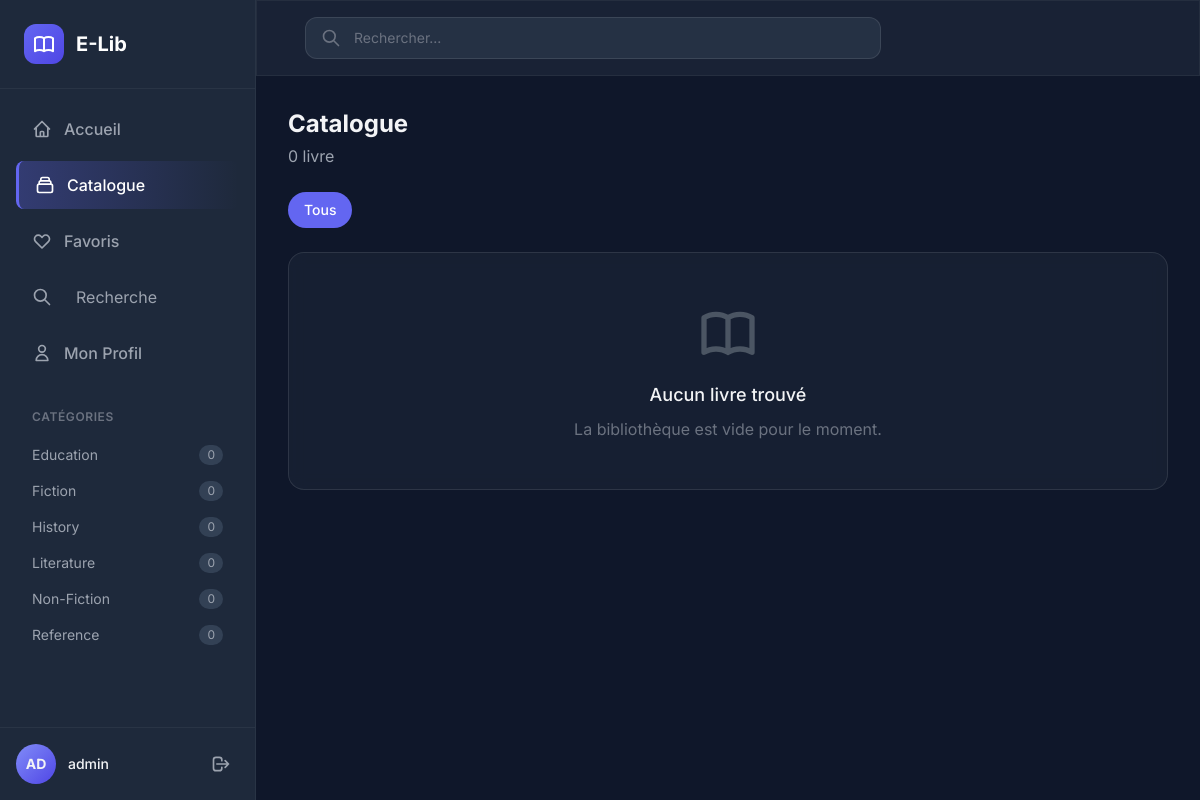
The page /user/catalog.php (signed in) on the database its author committed.
### tables this page shows
CREATE TABLE categories (
    id INT PRIMARY KEY AUTO_INCREMENT,
    name VARCHAR(100) UNIQUE NOT NULL,
    description TEXT,
    created_at TIMESTAMP DEFAULT CURRENT_TIMESTAMP,
    INDEX idx_name (name)
);

### config/database.php (called while the page is built, shortened)
<?php
class DatabaseManager {
    private static $instance = null;
    private $connection;
    public static function getInstance(): DatabaseManager {
        if (self::$instance === null) {
            self::$instance = new self();
        }
        return self::$instance;
    }
    private function connect(): void {
        $dsn = "mysql:host=" . self::DB_HOST . ";dbname=" . self::DB_NAME . ";charset=" . self::DB_CHARSET;
        $options = [
            PDO::ATTR_ERRMODE => PDO::ERRMODE_EXCEPTION,
            PDO::ATTR_DEFAULT_FETCH_MODE => PDO::FETCH_ASSOC,
            PDO::ATTR_EMULATE_PREPARES => false
        ];
        if (defined('PDO::MYSQL_ATTR_INIT_COMMAND')) {
            $options[PDO::MYSQL_ATTR_INIT_COMMAND] = "SET NAMES utf8mb4 COLLATE utf8mb4_unicode_ci";
        }
        try {
            $this->connection = new PDO($dsn, self::DB_USER, self::DB_PASS, $options);
        } catch (PDOException $e) {
            throw new Exception("Database connection failed: " . $e->getMessage());
        }
    }
    public function executeQuery(string $sql, array $params = []): PDOStatement {
        $stmt = $this->connection->prepare($sql);
        $stmt->execute($params);
        return $stmt;
    }
    public function fetchAll(string $sql, array $params = []): array {
        $stmt = $this->executeQuery($sql, $params);
        return $stmt->fetchAll();
    }
    public function fetchOne(string $sql, array $params = []): ?array {
        $stmt = $this->executeQuery($sql, $params);
        $result = $stmt->fetch();
        return $result ?: null;
    }
}

### includes/category_manager.php (called while the page is built, shortened)
<?php
require_once __DIR__ . '/../config/database.php';
require_once __DIR__ . '/functions.php';
class CategoryManager {
    private DatabaseManager $db;
    public function __construct() {
        $this->db = DatabaseManager::getInstance();
    }
    public function getAllCategoriesWithCounts(): array {
        try {
            $sql = "SELECT c.*, COUNT(b.id) as book_count
                    FROM categories c
                    LEFT JOIN books b ON c.id = b.category_id
                    GROUP BY c.id
                    ORDER BY c.name ASC";
            return $this->db->fetchAll($sql);
        } catch (Exception $e) {
            error_log("CategoryManager::getAllCategoriesWithCounts error: " . $e->getMessage());
            return [];
        }
    }
}

### includes/functions.php (called while the page is built, shortened)
<?php
function escape_html(string $string): string {
    return htmlspecialchars($string, ENT_QUOTES | ENT_HTML5, 'UTF-8');
}

### includes/file_manager.php (called while the page is built, shortened)
<?php
require_once __DIR__ . '/functions.php';
class FileManager {
    public function __construct(?string $booksDir = null, ?string $coversDir = null) {
        $baseDir = dirname(__DIR__);
        $this->booksDir = $booksDir ?? $baseDir . '/uploads/books';
        $this->coversDir = $coversDir ?? $baseDir . '/uploads/covers';
    }
}

### includes/book_manager.php (called while the page is built, shortened)
<?php
require_once __DIR__ . '/../config/database.php';
require_once __DIR__ . '/functions.php';
require_once __DIR__ . '/file_manager.php';
class BookManager {
    private DatabaseManager $db;
    public function __construct() {
        $this->db = DatabaseManager::getInstance();
    }
    public function getTotalBookCount(): int {
        try {
            $result = $this->db->fetchOne("SELECT COUNT(*) as count FROM books");
            return (int)($result['count'] ?? 0);
        } catch (Exception $e) {
            error_log("BookManager::getTotalBookCount error: " . $e->getMessage());
            return 0;
        }
    }
}

### user/catalog.php (the view, shortened to what this page needs)
<?php
require_once '../config/database.php';
require_once '../includes/functions.php';
require_once '../includes/auth.php';
require_once '../includes/book_manager.php';
require_once '../includes/category_manager.php';
$bookManager = new BookManager();
$categoryManager = new CategoryManager();
$categoryFilter = (int)($_GET['category'] ?? 0);
$page = max(1, (int)($_GET['page'] ?? 1));
$perPage = 12;
$offset = ($page - 1) * $perPage;
$categories = $categoryManager->getAllCategoriesWithCounts();
if ($categoryFilter > 0) {
    $books = $bookManager->getBooksByCategory($categoryFilter);
    $totalBooks = count($books);
    $books = array_slice($books, $offset, $perPage);
    $currentCategory = $categoryManager->getCategoryById($categoryFilter);
} else {
    $books = $bookManager->getAllBooks($perPage, $offset);
    $totalBooks = $bookManager->getTotalBookCount();
    $currentCategory = null;
}
?>
<!DOCTYPE html>
<html lang="fr" class="dark">
<head>
    <script src="https://cdn.tailwindcss.com"></script>
</head>
<body class="bg-dark-900 text-gray-100 min-h-screen">
    <aside id="sidebar" class="fixed left-0 top-0 h-full w-64 bg-dark-800 border-r border-white/5 z-50 transform -translate-x-full lg:translate-x-0 transition-transform duration-300">
        <div class="p-6 border-b border-white/5">
            <div class="flex items-center gap-3">
                <div class="w-10 h-10 rounded-xl bg-gradient-to-br from-accent-500 to-accent-600 flex items-center justify-center">
                </div>
                <span class="text-xl font-bold text-white">E-Lib</span>
            </div>
        </div>
        <nav class="p-4 space-y-2">
            <a href="dashboard.php" class="sidebar-link flex items-center gap-3 px-4 py-3 rounded-lg text-gray-400 hover:text-white transition-all duration-300">
                <svg class="w-5 h-5" fill="none" stroke="currentColor" viewBox="0 0 24 24"><path stroke-linecap="round" stroke-linejoin="round" stroke-width="2" d="M3 12l2-2m0 0l7-7 7 7M5 10v10a1 1 0 001 1h3m10-11l2 2m-2-2v10a1 1 0 01-1 1h-3m-6 0a1 1 0 001-1v-4a1 1 0 011-1h2a1 1 0 011 1v4a1 1 0 001 1m-6 0h6"/></svg>
                <span class="font-medium">Accueil</span>
            </a>
            <a href="catalog.php" class="sidebar-link active flex items-center gap-3 px-4 py-3 rounded-lg text-white transition-all duration-300">
                <svg class="w-5 h-5" fill="none" stroke="currentColor" viewBox="0 0 24 24"><path stroke-linecap="round" stroke-linejoin="round" stroke-width="2" d="M19 11H5m14 0a2 2 0 012 2v6a2 2 0 01-2 2H5a2 2 0 01-2-2v-6a2 2 0 012-2m14 0V9a2 2 0 00-2-2M5 11V9a2 2 0 012-2m0 0V5a2 2 0 012-2h6a2 2 0 012 2v2M7 7h10"/></svg>
                <span class="font-medium">Catalogue</span>
            </a>
            <a href="favorites.php" class="sidebar-link flex items-center gap-3 px-4 py-3 rounded-lg text-gray-400 hover:text-white transition-all duration-300">
                <svg class="w-5 h-5" fill="none" stroke="currentColor" viewBox="0 0 24 24"><path stroke-linecap="round" stroke-linejoin="round" stroke-width="2" d="M4.318 6.318a4.5 4.5 0 000 6.364L12 20.364l7.682-7.682a4.5 4.5 0 00-6.364-6.364L12 7.636l-1.318-1.318a4.5 4.5 0 00-6.364 0z"/></svg>
                <span class="font-medium">Favoris</span>
            </a>
            <a href="search.php" class="sidebar-link flex items-center gap-3 px-4 py-3 rounded-lg text-gray-400 hover:text-white transition-all duration-300">
                <svg class="w-5 h-5" fill="none" stroke="currentColor" viewBox="0 0 24 24"><path stroke-linecap="round" stroke-linejoin="round" stroke-width="2" d="M21 21l-6-6m2-5a7 7 0 11-14 0 7 7 0 0114 0z"/></svg>
                <span class="font-medium"></span>Recherche</span>
            </a>
            <a href="profile.php" class="sidebar-link flex items-center gap-3 px-4 py-3 rounded-lg text-gray-400 hover:text-white transition-all duration-300">
                <svg class="w-5 h-5" fill="none" stroke="currentColor" viewBox="0 0 24 24"><path stroke-linecap="round" stroke-linejoin="round" stroke-width="2" d="M16 7a4 4 0 11-8 0 4 4 0 018 0zM12 14a7 7 0 00-7 7h14a7 7 0 00-7-7z"/></svg>
                <span class="font-medium">Mon Profil</span>
            </a>
        </nav>
        <div class="px-4 mt-4">
            <h3 class="text-xs font-semibold text-gray-500 uppercase tracking-wider mb-3 px-4">Catégories</h3>
            <?php foreach (array_slice($categories, 0, 6) as $cat): ?>
            <a href="catalog.php?category=<?= $cat['id'] ?>" class="flex items-center justify-between px-4 py-2 rounded-lg text-gray-400 hover:text-white hover:bg-white/5 transition-all <?= $categoryFilter == $cat['id'] ? 'text-accent-400 bg-accent-500/10' : '' ?>">
                <span class="text-sm"><?= escape_html($cat['name']) ?></span>
                <span class="text-xs bg-dark-700 px-2 py-0.5 rounded-full"><?= $cat['book_count'] ?></span>
            </a>
            <?php endforeach; ?>
        </div>
        <div class="absolute bottom-0 left-0 right-0 p-4 border-t border-white/5">
            <div class="flex items-center gap-3">
                <div class="w-10 h-10 rounded-full bg-gradient-to-br from-accent-400 to-accent-600 flex items-center justify-center text-sm font-bold"><?= strtoupper(substr($_SESSION['username'], 0, 2)) ?></div>
                <div class="flex-1"><p class="text-sm font-medium"><?= escape_html($_SESSION['username']) ?></p></div>
                <a href="../logout.php" class="p-2 text-gray-400 hover:text-red-400"><svg class="w-5 h-5" fill="none" stroke="currentColor" viewBox="0 0 24 24"><path stroke-linecap="round" stroke-linejoin="round" stroke-width="2" d="M17 16l4-4m0 0l-4-4m4 4H7m6 4v1a3 3 0 01-3 3H6a3 3 0 01-3-3V7a3 3 0 013-3h4a3 3 0 013 3v1"/></svg></a>
            </div>
        </div>
    </aside>
    <main class="lg:ml-64 min-h-screen">
        <header class="sticky top-0 z-30 glass border-b border-white/5">
            <div class="flex items-center justify-between px-4 lg:px-8 py-4">
                <div class="flex-1 max-w-xl mx-4">
                    <div class="relative">
                        <svg class="absolute left-4 top-1/2 -translate-y-1/2 w-5 h-5 text-gray-500" fill="none" stroke="currentColor" viewBox="0 0 24 24"><path stroke-linecap="round" stroke-linejoin="round" stroke-width="2" d="M21 21l-6-6m2-5a7 7 0 11-14 0 7 7 0 0114 0z"/></svg>
                        <input type="text" id="searchInput" placeholder="Rechercher..." class="w-full bg-dark-700/50 border border-white/10 rounded-xl pl-12 pr-4 py-2.5 text-sm text-white placeholder-gray-500 focus:outline-none focus:border-accent-500 transition-all">
                    </div>
                </div>
            </div>
        </header>
        <div class="p-4 lg:p-8">
            <div class="mb-6">
                <h1 class="text-2xl font-bold"><?= $currentCategory ? escape_html($currentCategory['name']) : 'Catalogue' ?></h1>
                <p class="text-gray-400 mt-1"><?= $totalBooks ?> livre<?= $totalBooks > 1 ? 's' : '' ?></p>
            </div>
            <div class="flex flex-wrap gap-2 mb-6">
                <a href="catalog.php" class="px-4 py-2 rounded-full text-sm font-medium transition-all <?= !$categoryFilter ? 'bg-accent-500 text-white' : 'bg-dark-700 text-gray-300 hover:bg-dark-600' ?>">Tous</a>
            </div>
            <?php if (empty($books)): ?>
            <div class="glass-card rounded-2xl p-12 text-center">
                <h3 class="text-lg font-medium mb-2">Aucun livre trouvé</h3>
                <p class="text-gray-500">La bibliothèque est vide pour le moment.</p>
            </div>
            <?php endif; ?>
        </div>
    </main>
</body>
</html>

### user/catalog.php (style rules this page uses)
body { font-family: 'Inter', sans-serif; }
.glass { background: rgba(30, 41, 59, 0.7); backdrop-filter: blur(12px); border: 1px solid rgba(255,255,255,0.1); }
.glass-card { background: rgba(30, 41, 59, 0.5); backdrop-filter: blur(8px); border: 1px solid rgba(255,255,255,0.1); }
.sidebar-link.active { background: linear-gradient(90deg, rgba(99,102,241,0.3) 0%, transparent 100%); border-left: 3px solid #6366f1; }

### rows shown on the page
categories: name "Education", book_count "0"
categories: name "Fiction", book_count "0"
categories: name "History", book_count "0"
categories: name "Literature", book_count "0"
categories: name "Non-Fiction", book_count "0"
categories: name "Reference", book_count "0"

### other values the page prints
substr($_SESSION['username'], 0, 2) "AD"
escape_html($_SESSION['username']) "admin"
$totalBooks "0"
